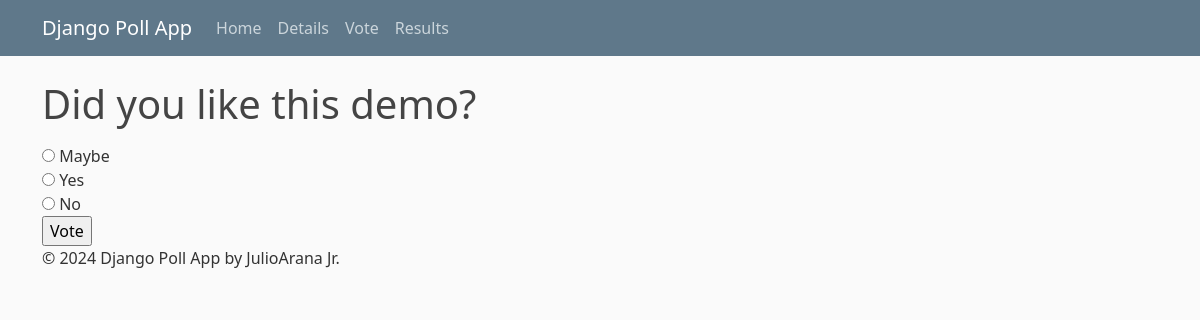
Page /4/ on the committed database.
### polls/models.py (models this page shows, shortened)
class Question(models.Model):
    question_text = models.CharField(max_length=200)
    pub_date = models.DateTimeField("date published")

class Choice(models.Model):
    question = models.ForeignKey(Question, on_delete=models.CASCADE)
    choice_text = models.CharField(max_length=200)
    votes = models.IntegerField(default=0)

### polls/views.py (the view)
# urls.py: path("<int:pk>/", views.DetailView.as_view(), name="detail"),
class DetailView(generic.DetailView):
    model = Question
    template_name = "polls/detail.html"

### polls/templates/polls/detail.html (shortened to what this page needs)
{% extends "polls/base.html" %}
{% block content %}
    <form action="{% url 'polls:vote' question.id %}" method="post">
    <fieldset>
        <legend><h1>{{ question.question_text }}</h1></legend>
        {% for choice in question.choice_set.all %}
            <input type="radio" name="choice" id="choice{{ forloop.counter }}" value="{{ choice.id }}">
            <label for="choice{{ forloop.counter }}">{{ choice.choice_text }}</label><br>
        {% endfor %}
    </fieldset>
    <input type="submit" value="Vote">
    </form>
{% endblock %}

### polls/static/polls/style.css (style rules this page uses)
body { background: #fafafa; color: #333333; margin-top: 5rem; }
h1, h2, h3, h4, h5, h6 { color: #444444; }

### rows in the picture
Question: question_text "Did you like this demo?"
Choice: choice_text "Maybe"
Choice: choice_text "Yes"
Choice: choice_text "No"
